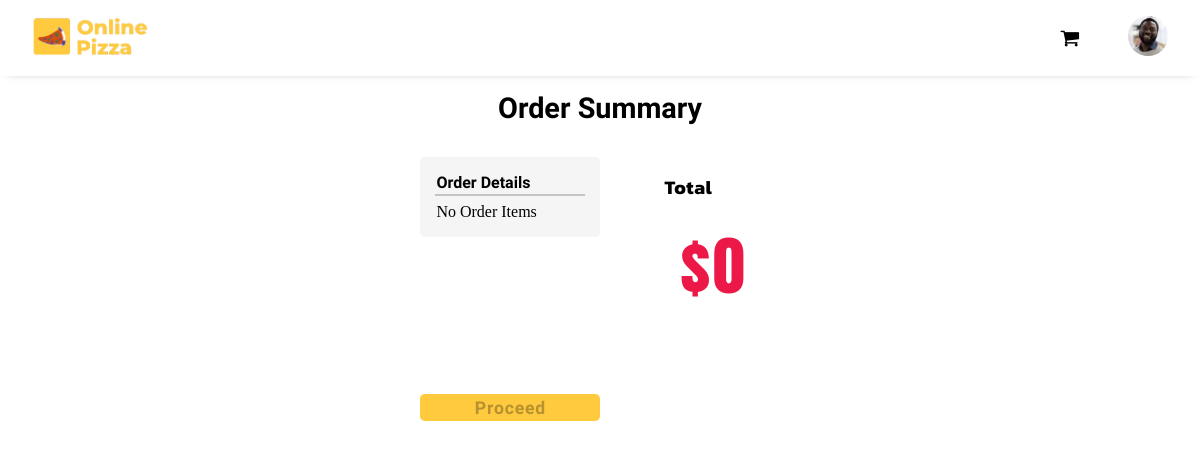
Page /order-summary/f2440ee950ab45ca98d2467143695ade (signed in) on the earlier database version.
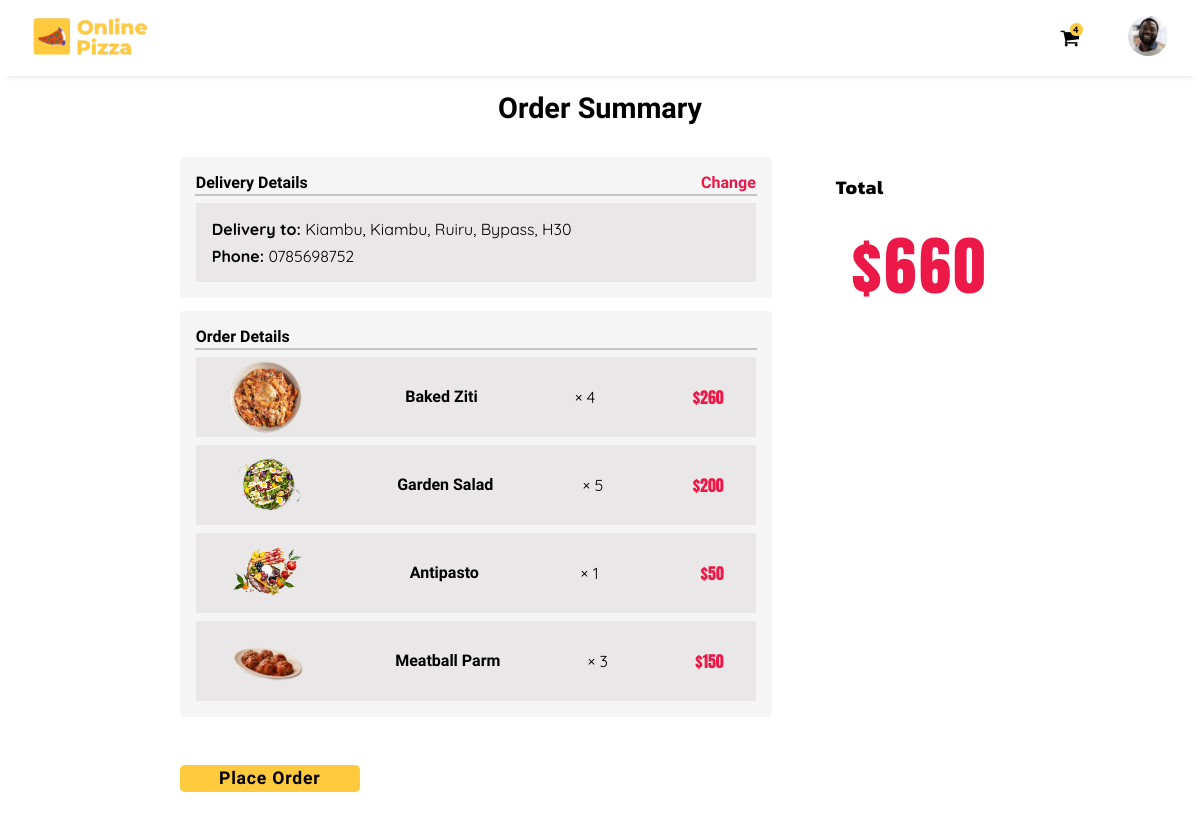
Same page on the later database version.
### Pizza/models.py (models this page shows, shortened)
class User_Profile(models.Model):
  user = models.ForeignKey(User, on_delete=models.CASCADE)
  id_user = models.IntegerField()
  phone_number = models.TextField(max_length=10)
  county = models.TextField(max_length=30)
  city = models.TextField(max_length=30)
  town = models.TextField(max_length=30)
  street = models.TextField(max_length=30)
  House_no = models.TextField(max_length=30)
  profileimg = models.ImageField(upload_to='User_profile_images', default='man.png')
  date_created = models.DateTimeField(default=datetime.now())

class Dinner_platter(models.Model):
  id = models.UUIDField(primary_key=True, default=uuid.uuid4)
  name = models.TextField(max_length=30)
  price_small = models.IntegerField()
  price_large = models.IntegerField()
  itemimg = models.ImageField(upload_to='Item_images', default='not-found.png')
  def __str__(self):
    return self.name

class Order_items(models.Model):
  item = models.TextField(max_length=20)
  user = models.ForeignKey(User, on_delete=models.CASCADE)
  order = models.ForeignKey(Order, on_delete=models.CASCADE)
  quantity = models.IntegerField(default=0)
  amount = models.IntegerField(default=0)

### Pizza/views.py (the view)
# urls.py: path("order-summary/<str:pk>", views.order_summary, name="order-summary"),
@login_required(login_url='/signin')
def order_summary(request, pk):
  existing_order = Order.objects.filter(id=pk).first()
  order_items = Order_items.objects.filter(order=existing_order).all()
  total = []
  dinners = []
  for order in order_items:
    dinner_platter = Dinner_platter.objects.filter(name=order.item).first()
    dinners.append(dinner_platter)
    total.append(order.amount*order.quantity)
  user_profile = User_Profile.objects.get(user=request.user)
  context = {
    'order': existing_order,
    'user_profile': user_profile,
    'dinners': dinners,
    'order_items': order_items,
    'total': sum(total)
  }
  return render(request, "summary.html", context)

### templates/summary.html (shortened to what this page needs)
{% extends "base.html" %}
{% load static %}
{% block head %}
{{ block.super }}
<link rel="stylesheet" href="{% static 'css/summary.css' %}">
{% endblock %}
{% block body %}
<div class="container">
  <h4>Order Summary</h4>
  <div class="summary-box">
    <div class="summary-items">
      {% if user_profile.county and user_profile.House_no %}
      <div class="delivery">
        <h4>
          Delivery Details
          <a href="/profile/{{ request.user.username }}">Change</a>
        </h4>
        <div class="delivery-info">
          <p>
            <b>Delivery to:</b>
            {{ user_profile.county }},
            {{ user_profile.city }},
            {{ user_profile.town }},
            {{ user_profile.street }},
            {{ user_profile.House_no }}
          </p>
          <p><b>Phone:</b> {{ user_profile.phone_number }}</p>
        </div>
      </div>
      {% endif %}
      <div class="order-details">
        <h4>Order Details</h4>
        {% for order in order_items %}
        <div class="order--item">
          <div class="item--image">
            {% for dinner in dinners %}
            {% if dinner.name == order.item %}
            <img src="{{ dinner.itemimg.url }}" alt="{{ dinner }}">
            {% endif %}
            {% endfor %}
          </div>
          <div class="item--info">
            <h4>{{ order.item }}</h4>
          </div>
          <div class="order--quantity">
            <span>&times; {{ order.quantity }}</span>
          </div>
          <p id="amount">${% widthratio order.amount 1 order.quantity %}</p>
        </div>
        {% empty %}
        <p class="else">No Order Items</p>
        {% endfor %}
      </div>
    </div>
    <div class="order-total">
      <h4>Total</h4>
      <div class="total">${{ total }}</div>
    </div>
    {% if order_items %}
    <a href="/confirm-order/{{ order.id }}">
      <button id="btn">Place Order</button>
    </a>
    {% else %}
    <button disabled="disabled" id="btn">Proceed</button>
    {% endif %}
  </div>
</div>
{% endblock %}

### templates/base.html (shortened to what this page needs)
{% load static %}
<!DOCTYPE html>
<html lang="en">
{% block head %}
<head>
  <link rel="stylesheet" href="{% static 'css/base.css' %}">
  <link rel="stylesheet" href="https://cdnjs.cloudflare.com/ajax/libs/font-awesome/4.7.0/css/font-awesome.min.css">
</head>
{% endblock %}
<body>
  <header>
    <div class="logo">
      <a href="{% url 'index' %}">
        <img src="{% static 'Images/logo.png' %}" alt="logo">
      </a>
    </div>
    <div class="links">
      {% if request.user.username %}
      <a href="/order-details/{{ order.id }}">
        <i class="fa fa-shopping-cart">
          {% if order_items %}
          <span id="cart-item">{{ order_items|length }}</span>
          {% endif %}
        </i>
      </a>
      <div class="login">
        <img src="{{ user_profile.profileimg.url }}" alt="profile-img">
      </div>
      {% else %}
      <a href="{% url 'signup' %}">Sign Up</a>
      <a href="{% url 'signin' %}">Sign In</a>
      {% endif %}
    </div>
  </header>
  {% block body %}{% endblock %}
</body>
</html>

Differences in the rows shown:
changed User_Profile: county (not shown) → "Kiambu"; city (not shown) → "Kiambu"; town (not shown) → "Ruiru"; street (not shown) → "Bypass"; House_no (not shown) → "H30"; phone_number (not shown) → "0785698752"
added Order_items: item "Baked Ziti", quantity "4", amount+quantity "260"
now on this page (row unchanged): Dinner_platter: itemimg (picture), shown under "Baked Ziti"
added Order_items: item "Garden Salad", quantity "5", amount+quantity "200"
now on this page (row unchanged): Dinner_platter: itemimg (picture), shown under "Garden Salad"
added Order_items: item "Antipasto", quantity "1", amount+quantity "50"
now on this page (row unchanged): Dinner_platter: itemimg (picture), shown under "Antipasto"
added Order_items: item "Meatball Parm", quantity "3", amount+quantity "150"
now on this page (row unchanged): Dinner_platter: itemimg (picture), shown under "Meatball Parm"
Other differences:
{{ order_items|length }}: (not shown) → "4"
{{ total }}: "0" → "660"
text no longer shown: "No Order Items Proceed"
text now shown: "Delivery Details Change Delivery to: , , , , Phone: Place Order"
